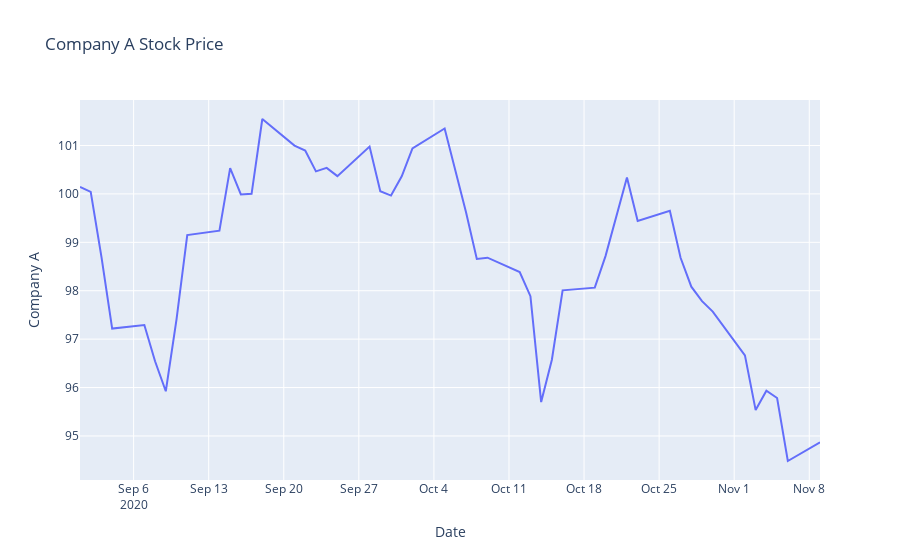

The code cell stored with this chart in its notebook:
### Code cell
print("\nQuestion 2: Using plotly.graph_objects")
fig2 = go.Figure()

fig2.add_trace(go.Scatter(
    x=df['Date'],
    y=df['Company_A'],
    mode='lines',
    name='Company A'
))

fig2.update_layout(
    title='Company A Stock Price',
    xaxis_title='Date',
    yaxis_title='Company A'
)

fig2.show()
